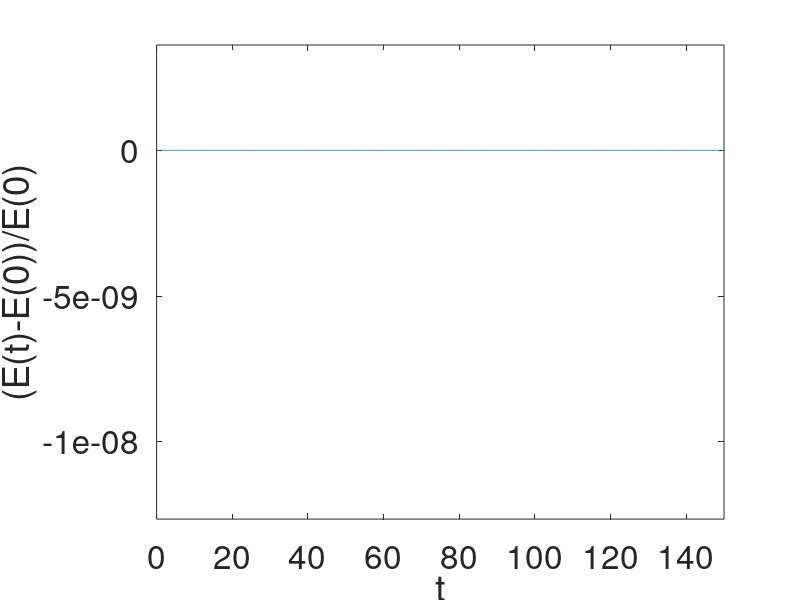

Here is the MATLAB script that generated this plot:
% Plot 

%close all

% N6 = load('N6.txt');
% n1_c = N6(1);
% n2_c = N6(2);
% n3_c = N6(3);
% n1_f = N6(4);
% n2_f = N6(5);
% n3_f = N6(6);
% 
% X1c = load('X1c.txt'); X1c = reshape(X1c,n1_c,n2_c,n3_c); 
% X2c = load('X2c.txt'); X2c = reshape(X2c,n1_c,n2_c,n3_c);
% X3c = load('X3c.txt'); X3c = reshape(X3c,n1_c,n2_c,n3_c);
% 
% X1f = load('X1f.txt'); X1f = reshape(X1f,n1_f,n2_f,n3_f);
% X2f = load('X2f.txt'); X2f = reshape(X2f,n1_f,n2_f,n3_f);
% X3f = load('X3f.txt'); X3f = reshape(X3f,n1_f,n2_f,n3_f);
% 
% u1_c = load('uc1.txt'); u1_c = reshape(u1_c,n1_c,n2_c,n3_c);
% u1_f = load('uf1.txt'); u1_f = reshape(u1_f,n1_f,n2_f,n3_f);
% u2_c = load('uc2.txt'); u2_c = reshape(u2_c,n1_c,n2_c,n3_c);
% u2_f = load('uf2.txt'); u2_f = reshape(u2_f,n1_f,n2_f,n3_f);
% u3_c = load('uc3.txt'); u3_c = reshape(u3_c,n1_c,n2_c,n3_c);
% u3_f = load('uf3.txt'); u3_f = reshape(u3_f,n1_f,n2_f,n3_f);
% 
% 
% % this is used to generate 2d mesh (fixed one direction and calculate another two)
% for jj = 13
%     Xci = zeros(n1_c,n3_c);
%     Xcj = zeros(n1_c,n3_c);
%     u1cj = zeros(n1_c,n3_c);
%     for j = 1:n3_c
%         for i = 1:n1_c
%             Xci(i,j) = X1c(i,jj,j);
%             Xcj(i,j) = X3c(i,jj,j);
%             u1cj(i,j) = u2_c(i,jj,j);
%         end 
%     end
%     Xfi = zeros(n1_f,n3_f);
%     Xfj = zeros(n1_f,n3_f);
%     u1fj = zeros(n1_f,n3_f);
%     for j = 1:n3_f
% 	    for i = 1:n1_f
%             Xfi(i,j) = X1f(i,2*jj-1,j);
%             Xfj(i,j) = X3f(i,2*jj-1,j);
%             u1fj(i,j) = u2_f(i,2*jj-1,j);
% 	    end 
%     end
% 	% find min and max of u31
%     clow1 = min(min(u1cj));
%     clow2 = min(min(u1fj));
%     clow = 0.95*min(clow1,clow2);
%     chigh1 = max(max(u1cj));
%     chigh2 = max(max(u1fj));
%     chigh = 0.95*max(chigh1, chigh2);
%     clev = linspace(clow, chigh, 10); % these are the contour levels. You can change the number of levels (11)
%     figure(1), h1c=contourf(Xci,Xcj,u1cj,clev,'EdgeColor','none');
%     hold on
%     h1c1=contour(Xci,Xcj,u1cj,clev,'LineColor','k');
%     axis([0 2*pi 0 2*pi])
%     h1f = contourf(Xfi,Xfj,u1fj,clev,'EdgeColor','none');
%     h1f1 = contour(Xfi,Xfj,u1fj,clev,'LineColor','k'); 
%     caxis([clow, chigh]); % fix the colors
%     colorbar
%     axis equal
%     xlabel('x')
%     ylabel('z')
%     title('u2')
% end 


load('times.txt')
load('energy_interior.txt')
%load('energy_bdry.txt')
%load('traction_continuity.txt')
a = 1;
times = times(a:end);
energy_interior = energy_interior(a:end);
%energy_bdry = energy_bdry(a:end);
figure(3)
plot(times,(energy_interior-energy_interior(1))/energy_interior(1))
axis([0 150 -7e-14 2e-14])
set(gca,'fontsize',24)
xlabel('t')
ylabel('(E(t)-E(0))/E(0)')
%figure(4)
%plot(times,energy_bdry-energy_bdry(1),'-o')
